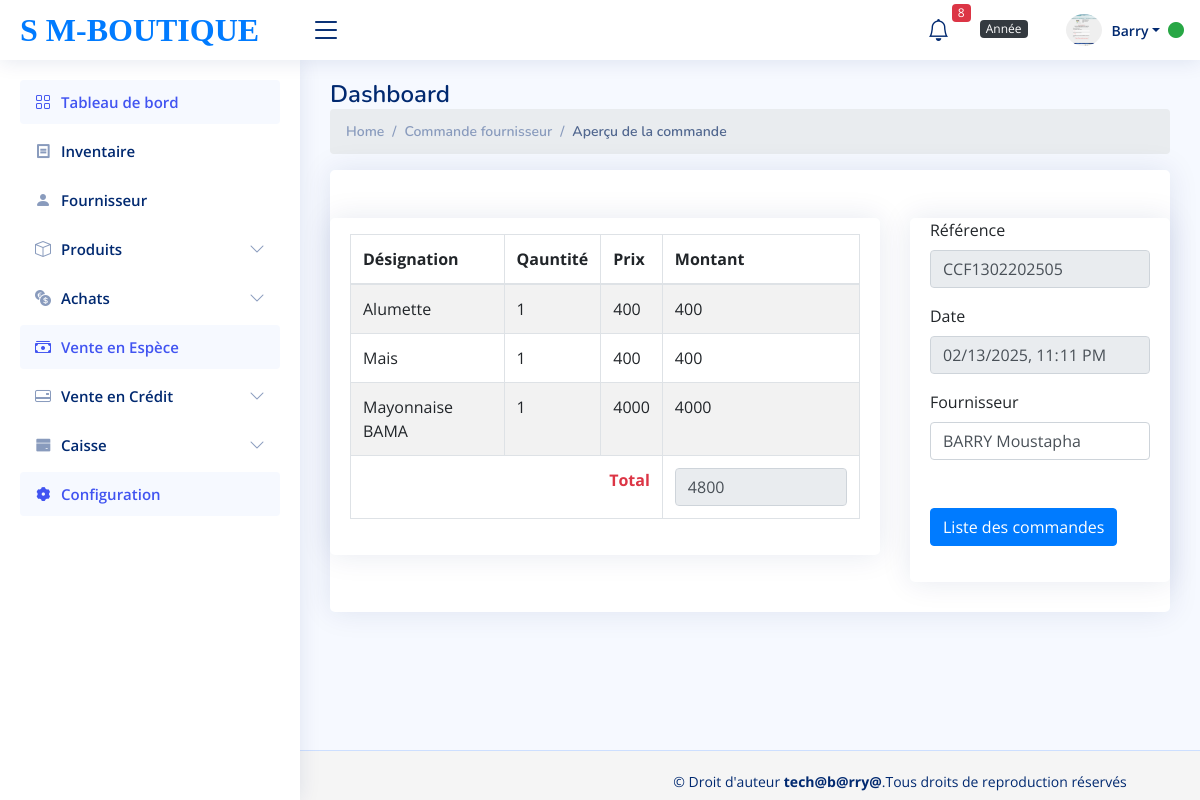
/detail_com_four.php?detail=5 (signed in), run on the app's committed database.
### tables this page shows
CREATE TABLE `ligne_commande` (
  `id_ligne` int(11) NOT NULL,
  `id` int(11) DEFAULT NULL,
  `id_commande_fournisseur` int(11) DEFAULT NULL,
  `quantite` int(255) DEFAULT NULL,
  `qte_livre` int(11) NOT NULL DEFAULT 0,
  `new_price_cmndFour` int(11) DEFAULT NULL
);

CREATE TABLE `tbl_product` (
  `id` int(11) NOT NULL,
  `name` varchar(255) NOT NULL,
  `code` varchar(255) NOT NULL,
  `marque_produit` varchar(255) NOT NULL,
  `reference` varchar(255) NOT NULL,
  `prix_en_gros` int(50) NOT NULL,
  `prix_detail` int(50) NOT NULL,
  `price` int(50) NOT NULL,
  `alerte_article` int(100) NOT NULL,
  `id_boutique` int(11) NOT NULL,
  `stock` int(11) NOT NULL DEFAULT 0,
  `id_unite` int(11) NOT NULL
);

CREATE TABLE `commande_fournisseur` (
  `id_commande_fournisseur` int(11) NOT NULL,
  `id_fournisseur` int(11) NOT NULL,
  `date_de_commande` datetime NOT NULL,
  `reference` varchar(255) NOT NULL,
  `total` int(255) DEFAULT NULL,
  `paie` int(11) NOT NULL DEFAULT 0,
  `id_utilisateur` int(11) NOT NULL
);

CREATE TABLE `fournisseur` (
  `id_fournisseur` int(11) NOT NULL,
  `prenom_fournisseur` varchar(30) DEFAULT NULL,
  `nom_fournisseur` varchar(30) DEFAULT NULL,
  `contact_fournisseur` int(15) DEFAULT NULL,
  `ville_fournisseur` varchar(30) DEFAULT NULL
);

### detail_com_four.php (called while the page is built, shortened)
<?php
  require_once('partials/database.php');
?>
  <?php
    if (isset($_GET['detail'])) {
        $detail=$_GET['detail'];
        $commande=$bdd->query("SELECT * FROM commande_fournisseur INNER JOIN fournisseur
        ON fournisseur.id_fournisseur=commande_fournisseur.id_fournisseur WHERE id_commande_fournisseur=$detail LIMIT 1");
        $commandeinfo=$commande->fetch();
        $ligen_commande=$bdd->query("SELECT * FROM ligne_commande INNER JOIN tbl_product
        ON tbl_product.id=ligne_commande.id WHERE ligne_commande.id_commande_fournisseur=$detail" );
    }
        require_once ('view/detail_com_four.view.php');
  ?>

### view/detail_com_four.view.php (the view, shortened to what this page needs)
<?php require_once ('partials/header.php') ?>
<body>
    <?php require_once ('partials/sidebar.php')?>
    <?php require_once ('partials/navbar.php')?>
    <main id="main" class="main">
        <div class="pagetitle">
            <h1>Dashboard</h1>
            <nav>
                <ol class="breadcrumb">
                <li class="breadcrumb-item"><a href="index1.php">Home</a></li>
                <li class="breadcrumb-item">Commande fournisseur</li>
                <li class="breadcrumb-item active">Aperçu de la commande</li>
                </ol>
            </nav>
            </div>
        <div class="card info-card sales-card">
            <form action="" method="post">
                <section class="section mt-5">
                    <div class="row">
                        <div class="col-xl-8 col-md-10 col-xm-12 col-xs-12">
                            <div class="card">
                                <div class="card-body">
                                    <table class="col-md-12  table table-bordered table-striped table-condensed">
                                        <thead>
                                            <tr>
                                               <th>Désignation</th>
                                                <th>Qauntité</th>
                                                <th>Prix</th>
                                                <th>Montant</th>
                                            </tr>
                                        </thead>
                                        <tbody>
                                            <?php
                                            $datashow=$ligen_commande->fetchAll(PDO::FETCH_OBJ);
                                            foreach( $datashow as $affiche ):?>
                                            <tr>
                                                <div class="form-group">
                                                    <td><?php echo $affiche->name; ?></td>
                                                    <td><?php echo $affiche->quantite; ?></td>
                                                     <td>
                                                        <?php
                                                        if (empty($affiche->new_price_cmndFour)) {
                                                            echo htmlspecialchars($affiche->price);
                                                        } else {
                                                            echo htmlspecialchars($affiche->new_price_cmndFour);
                                                        }
                                                        ?>
                                                    </td>
                                                    <td>
                                                        <?php
                                                        $prix_applicable = empty($affiche->new_price_cmndFour) ? $affiche->price : $affiche->new_price_cmndFour;
                                                        echo htmlspecialchars($affiche->quantite * $prix_applicable);
                                                        ?>
                                                    </td>
                                            <?php endforeach ?>
                                            <tr>
                                                <td colspan="3" align="right" class="text-danger"><strong>Total</strong></td>
                                                <td align="right">
                                                    <input class="form-control" type="number" name="total" value="<?= $commandeinfo['total'] ?>" readonly>
                                                </td>
                                            </tr>
                                        </tbody>
                                    </table>
                                </div>
                            </div>
                        </div>
                        <div class="col-xl-4">
                            <div class="card text-left">
                                <div class="card-body">
                                    <div class="form-group">
                                        <label>Référence </label>
                                        <input type="text" name="ref" class="form-control" id=""
                                            value="<?=$commandeinfo['reference']?>" readOnly>
                                    </div>
                                    <div class="form-group mt-3">
                                        <label>Date </label>
                                        <input type="datetime-local" name="dat" class="form-control"
                                            value="<?=$commandeinfo['date_de_commande']?>" readOnly>
                                    </div>
                                    <div class="form-group  mt-3">
                                        <label for="">Fournisseur</label>
                                        <select name="four" id="" class="form-control" required>
                                            <option value="">
                                                <?=$commandeinfo['nom_fournisseur'].' '.$commandeinfo['prenom_fournisseur']?>
                                            </option>
                                        </select>
                                    </div>
                                    <div class="form-group  mt-5">
                                        <a href="liste_commande_four.php" class="btn btn-primary">
                                            Liste des commandes
                                        </a>
                                    </div>
                                </div>
                            </div>
                        </div>
                    </div>
                </section>
            </form>
        </div>
    </main>
<footer class="footer">
    <?php require_once('partials/foot.php') ?>
</footer>
</body>
</html>

### assets/css/style.css (style rules this page uses)
:root { scroll-behavior: smooth; }
body { font-family: "Open Sans", sans-serif; background: #f6f9ff; color: #444444; }
a { color: #4154f1; text-decoration: none; }
h1, h2, h3, h4, h5, h6 { font-family: "Nunito", sans-serif; }
#main { margin-top: 60px; padding: 20px 30px; transition: all 0.3s; }
.pagetitle { margin-bottom: 10px; }
.pagetitle h1 { font-size: 24px; margin-bottom: 0; font-weight: 600; color: #012970; }
.card { margin-bottom: 30px; border: none; border-radius: 5px; box-shadow: 0px 0 30px rgba(1, 41, 112, 0.1); }
.card-body { padding: 0 20px 20px 20px; }
.breadcrumb { font-size: 14px; font-family: "Nunito", sans-serif; color: #899bbd; font-weight: 600; }
.breadcrumb a { color: #899bbd; transition: 0.3s; }
.breadcrumb .breadcrumb-item::before { color: #899bbd; }
.breadcrumb .active { color: #51678f; font-weight: 600; }
@media (min-width: 1200px) { #main, #footer { margin-left: 300px; } }
.footer { padding: 20px 0; font-size: 14px; transition: all 0.3s; border-top: 1px solid #cddfff; }

### view/detail_com_four.view.php (style rules this page uses)
.footer { position: fixed; bottom: 0; width: 100%; height: 50px; background-color: #f5f5f5; }

### data on the page
ligne_commande: id.name "Alumette", quantite "1", id.price "400", $affiche->quantite*$prix_applicable "400"
ligne_commande: id.name "Mais", quantite "1", id.price "400", $affiche->quantite*$prix_applicable "400"
ligne_commande: id.name "Mayonnaise BAMA", quantite "1", id.price "4000", $affiche->quantite*$prix_applicable "4000"
commande_fournisseur: total "4800", ref "CCF1302202505", dat "02/13/2025 23:11", four "BARRY Moustapha"

### other printed values
$stock_alerte "8"
$_SESSION['nom_utilisateur'] "Barry"
